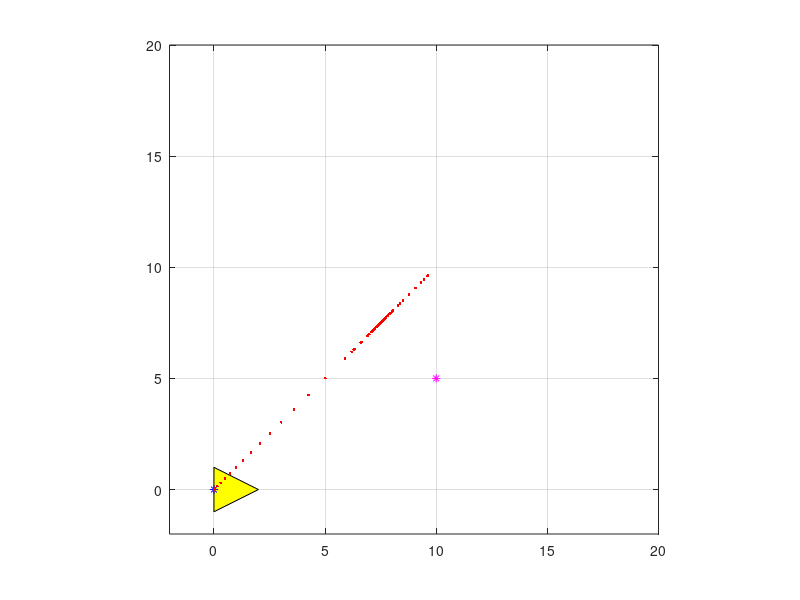

This figure's MATLAB source: (Note: this script raises an error after producing the figure.)
close all
clear

% Add Lib to Path
addpath 'lib'

R = [ 0 0  2
      1 -1 0
    ];

Rh = R; 
Rh(3,:) = 1;

hR = fill(Rh(1,:), Rh(2,:), 'y');
axis equal; grid on; hold on;

Pi = [0, 0];
S = [10, 5];
k = 10;
ki = 0.9;
a = pi/4;

plot(Pi(1), Pi(2), '*b', S(1), S(2), '*m');
axis([-2 20 -2 20])

N = 100;
Dt = 1;
allangle = [];
allv = zeros(N);
P = zeros(N,2);
P(1,:) = Pi;
for n = 1:N
    d = norm(P(n,:) - S);     % (distance to source)
    v = k/(d^2);         % excitatory
    % v = k*d -> inhibitory
    a2 = atan2(S(2)-P(n,2), S(1)-P(n,1)) - a;
    v = v*cos(a2);
    v = v + ki*allv(n);
    
    P(n+1,:) = P(n,:) + v*[cos(a); sin(a)]'*Dt;

    allv(n+1) = v;
    allangle = cat(2, allangle, a);
end

plot(P(:,1), P(:,2), '.r');
for n=1:height(P)
    T = transl(P(n,:)') * rotat(allangle(n));
    nR = T * Rh;
    hR.XData = nR(1,:); hR.YData = nR(2,:);
    pause(0.05);
end



